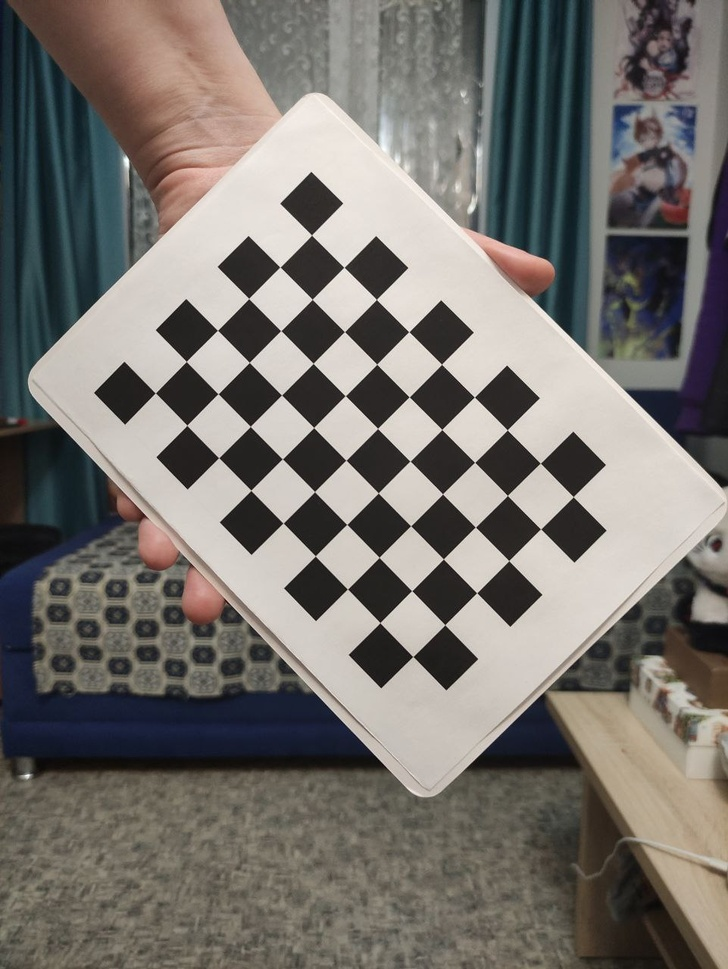
#> input picture photo1/photo_21_2025-03-31_12-48-40.jpg, 728 x 969 px, shrunk from 961 x 1280 before the run
$ python draws.py
#> lines starting #> are read from the running program, lines starting #| are printed output that depends on the picture; after the words box and inside, x2 and y2 are one past the last pixel; in counts of white or black regions, pixels touching at a corner belong together
import cv2  # Import the OpenCV library to enable computer vision
import numpy as np  # Import the NumPy scientific computing library

# Author: Addison Sears-Collins
# https://automaticaddison.com
# Description: Detect corners on a chessboard

filename = "./photo1/photo_21_2025-03-31_12-48-40.jpg"

# Chessboard dimensions
number_of_squares_X = 10  # Number of chessboard squares along the x-axis
number_of_squares_Y = 7  # Number of chessboard squares along the y-axis
nX = number_of_squares_X - 1  # Number of interior corners along x-axis
nY = number_of_squares_Y - 1  # Number of interior corners along y-axis


def main():
    # Load an image
    image = cv2.imread(filename)
#> image is the input picture: shape (969, 728, 3); mean B, G, R 109.3, 114.1, 117.9

    # Convert the image to grayscale
    gray = cv2.cvtColor(image, cv2.COLOR_BGR2GRAY)
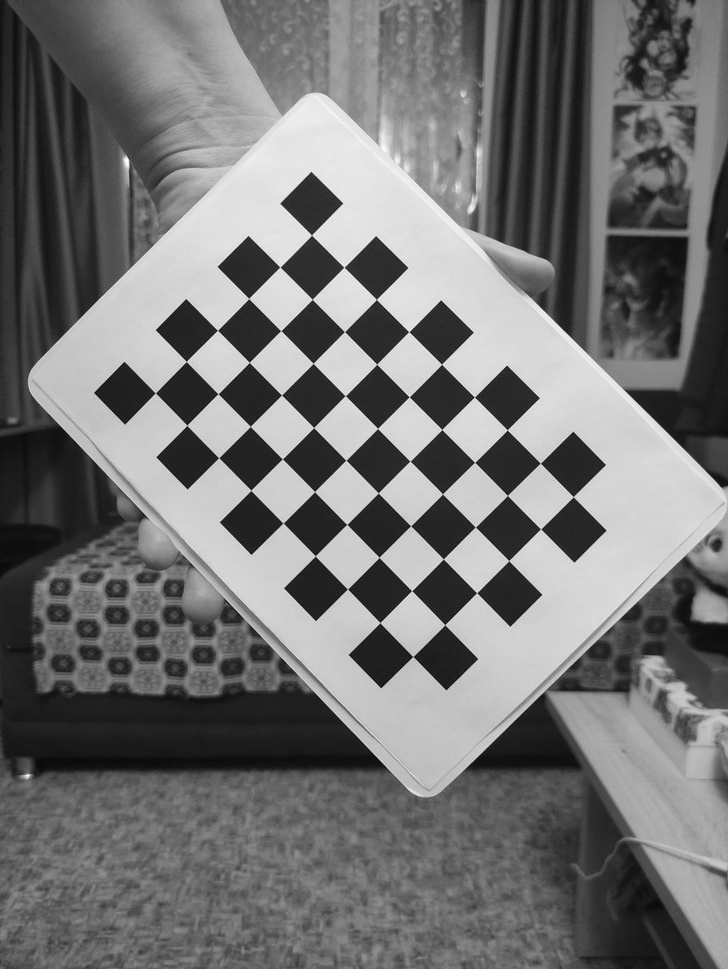
#> gray: shape (969, 728); min 2, max 255, mean 114.6

    # Find the corners on the chessboard
    success, corners = cv2.findChessboardCorners(gray, (nY, nX), None)
#> success = True; corners = 54 rows, first 8: [155.4, 392.9], [186.3, 361.4], [217.5, 330.3], [248.7, 298.5], [280, 267], [311.5, 235], [186.8, 425.3], [218.1, 393.7]

    # If the corners are found by the algorithm, draw them
    if success == True:
        # Draw the corners
        cv2.drawChessboardCorners(image, (nY, nX), corners, success)
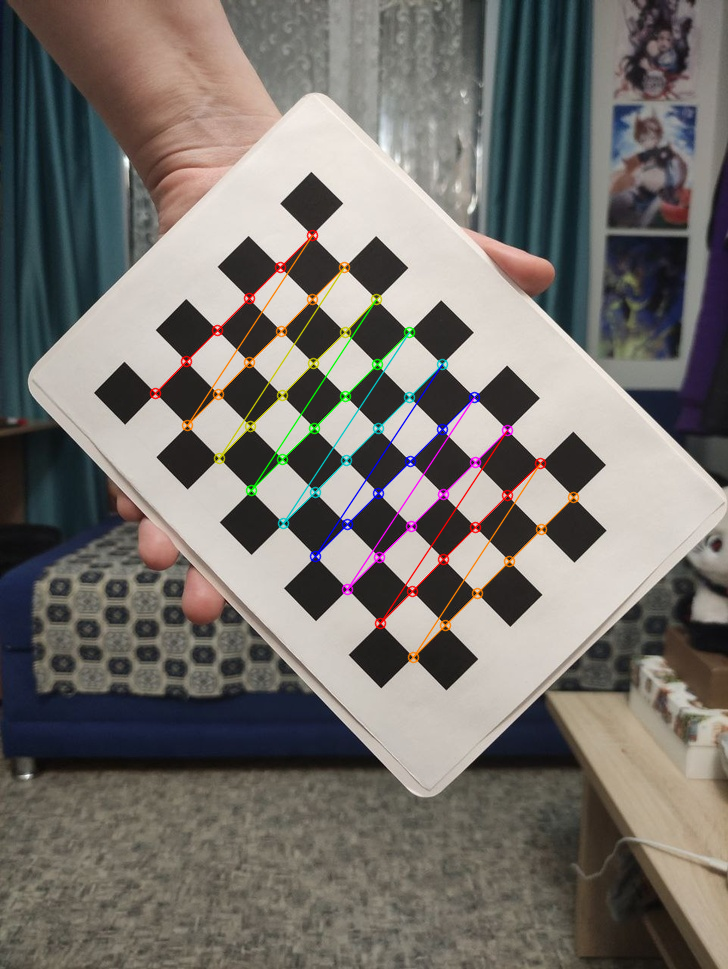
#> image: shape (969, 728, 3); 1.93% of pixels changed, all inside (x1, y1, x2, y2) = (149, 229, 580, 664)

        # Create the output file name by removing the '.jpg' part
        size = len(filename)
        new_filename = filename[:size - 4]
        new_filename = new_filename + '_drawn_corners.jpg'

        # Save the new image in the working directory
        cv2.imwrite(new_filename, image)

        # Display the image
        cv2.imshow("Image", image)

        # Display the window until any key is pressed
        cv2.waitKey(0)

        # Close all windows
        cv2.destroyAllWindows()


main()

$ run again, with photo1/photo_10_2025-03-31_12-48-40.jpg copied over photo1/photo_21_2025-03-31_12-48-40.jpg
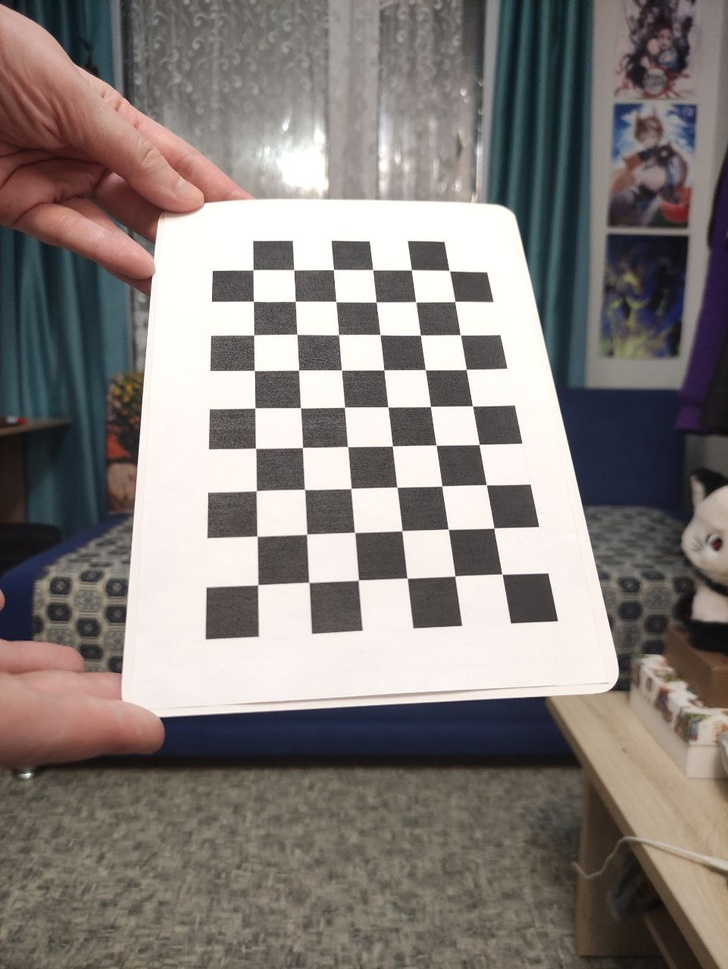
#> input picture photo1/photo_10_2025-03-31_12-48-40.jpg, 728 x 969 px, shrunk from 961 x 1280 before the run
#> in main, image is the input picture: shape (969, 728, 3); mean B, G, R 122.1, 125.6, 132.3
#> in main, `gray = cv2.cvtColor(image, cv2.COLOR_BGR2GRAY)`:
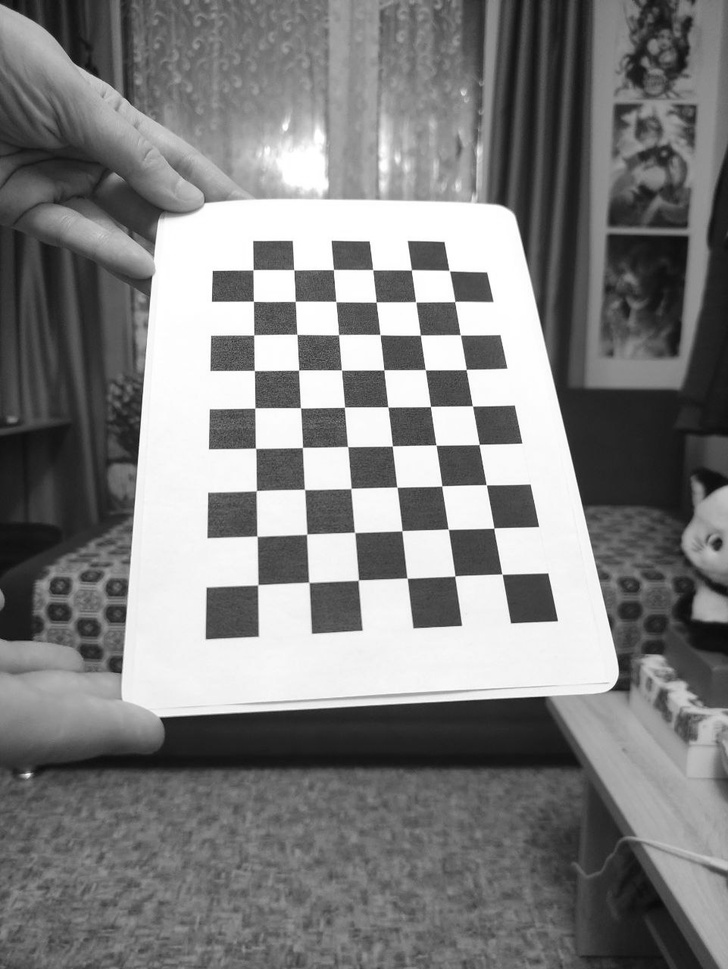
#> gray: shape (969, 728); min 9, max 255, mean 127.2
#> success = True; corners = 54 rows, first 8: [502.2, 574], [455, 576], [407, 578], [358.6, 579.7], [308.8, 582.3], [257.8, 584.7], [493.8, 528.2], [448.2, 529.2]
#> in main, `cv2.drawChessboardCorners(image, (nY, nX), corners, success)`:
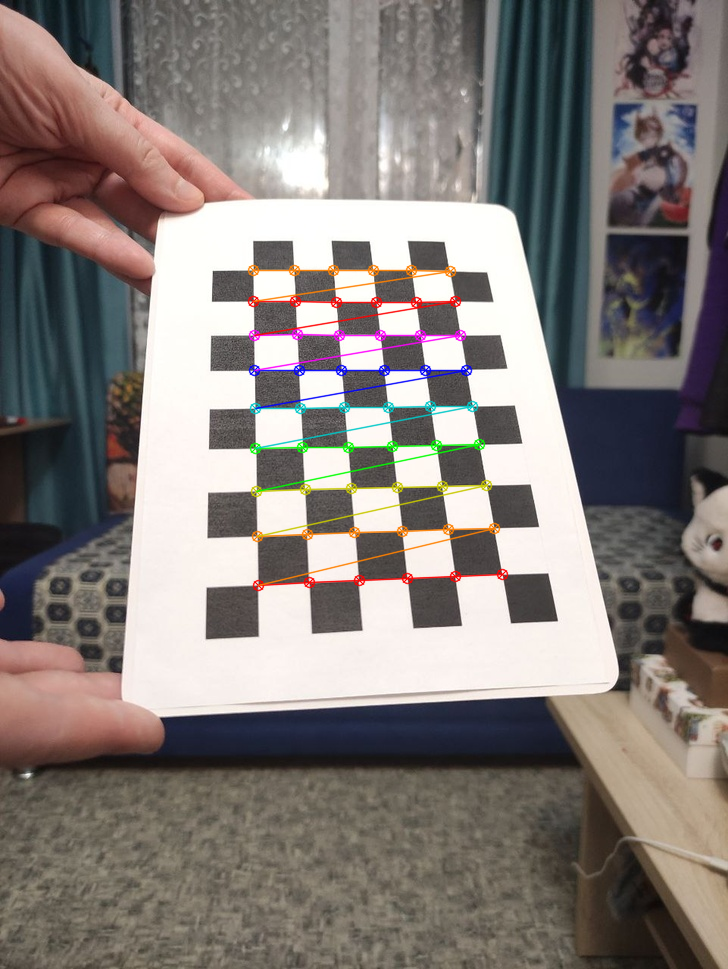
#> image: shape (969, 728, 3); 2.18% of pixels changed, all inside (x1, y1, x2, y2) = (247, 264, 509, 592)

$ run again, with photo1/photo_11_2025-03-31_12-48-40.jpg copied over photo1/photo_21_2025-03-31_12-48-40.jpg
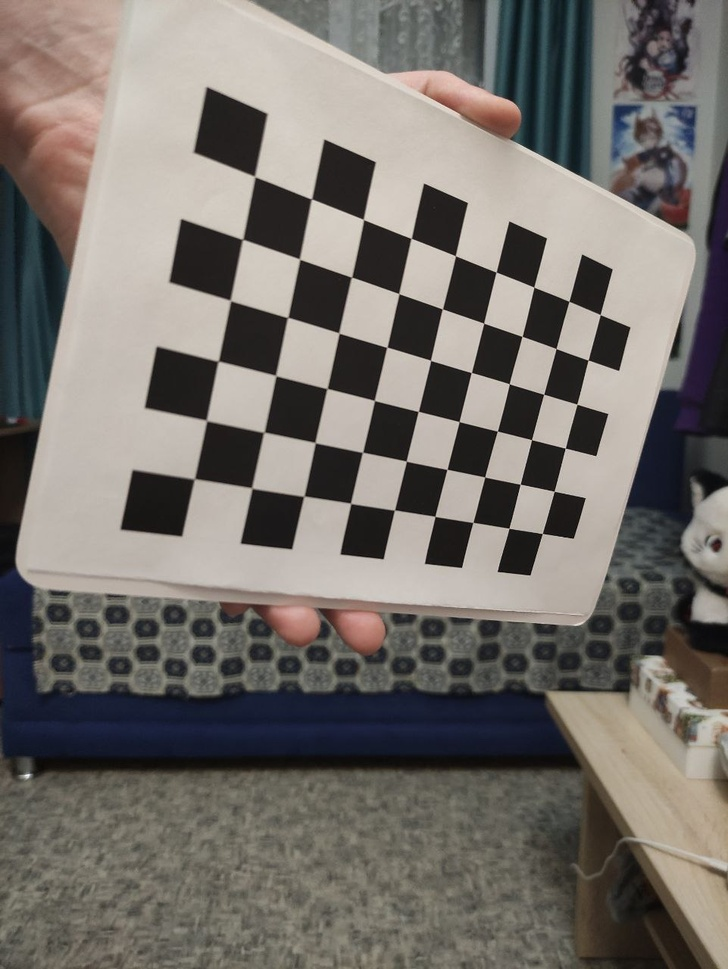
#> input picture photo1/photo_11_2025-03-31_12-48-40.jpg, 728 x 969 px, shrunk from 961 x 1280 before the run
#> in main, image is the input picture: shape (969, 728, 3); mean B, G, R 107.1, 112.2, 117
#> in main, `gray = cv2.cvtColor(image, cv2.COLOR_BGR2GRAY)`:
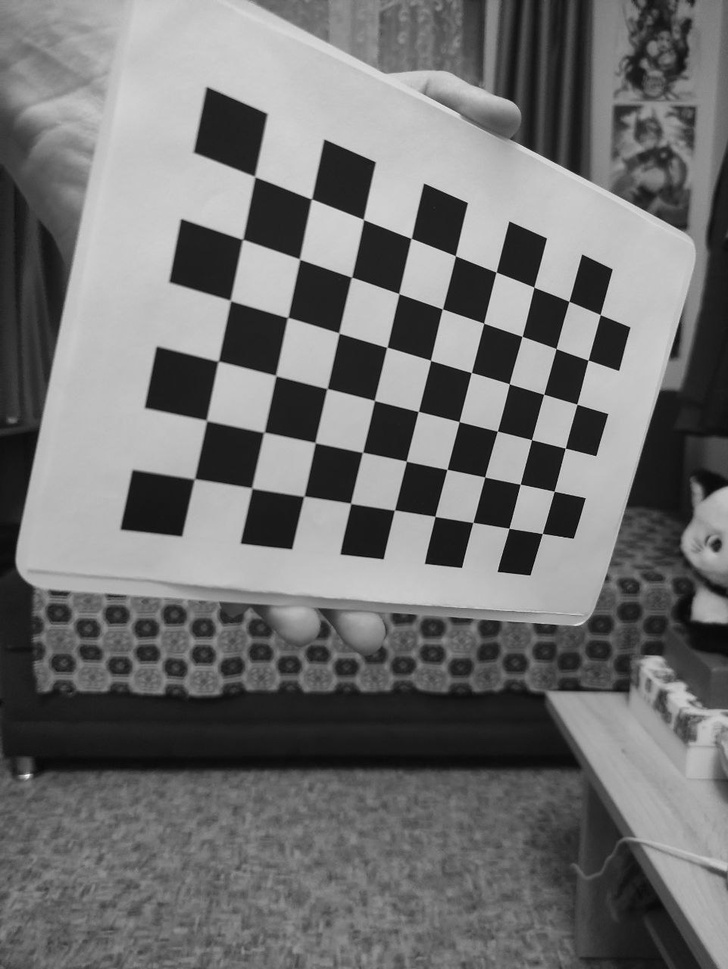
#> gray: shape (969, 728); min 1, max 249, mean 113.1
#> success = True; corners = 54 rows, first 8: [194.7, 478.5], [206.5, 420.6], [218.2, 361.1], [230.5, 300.5], [242.5, 239.5], [254.7, 176.5], [251.9, 488], [264.3, 432]
#> in main, `cv2.drawChessboardCorners(image, (nY, nX), corners, success)`:
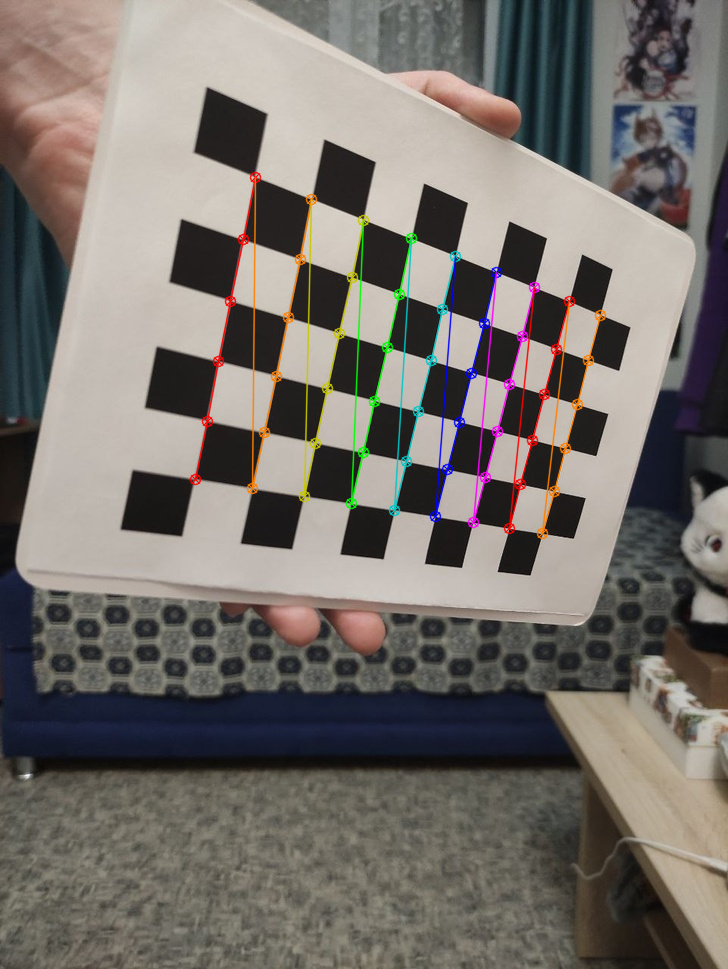
#> image: shape (969, 728, 3); 2.51% of pixels changed, all inside (x1, y1, x2, y2) = (189, 171, 607, 540)

$ run again, with photo1/photo_12_2025-03-31_12-48-40.jpg copied over photo1/photo_21_2025-03-31_12-48-40.jpg
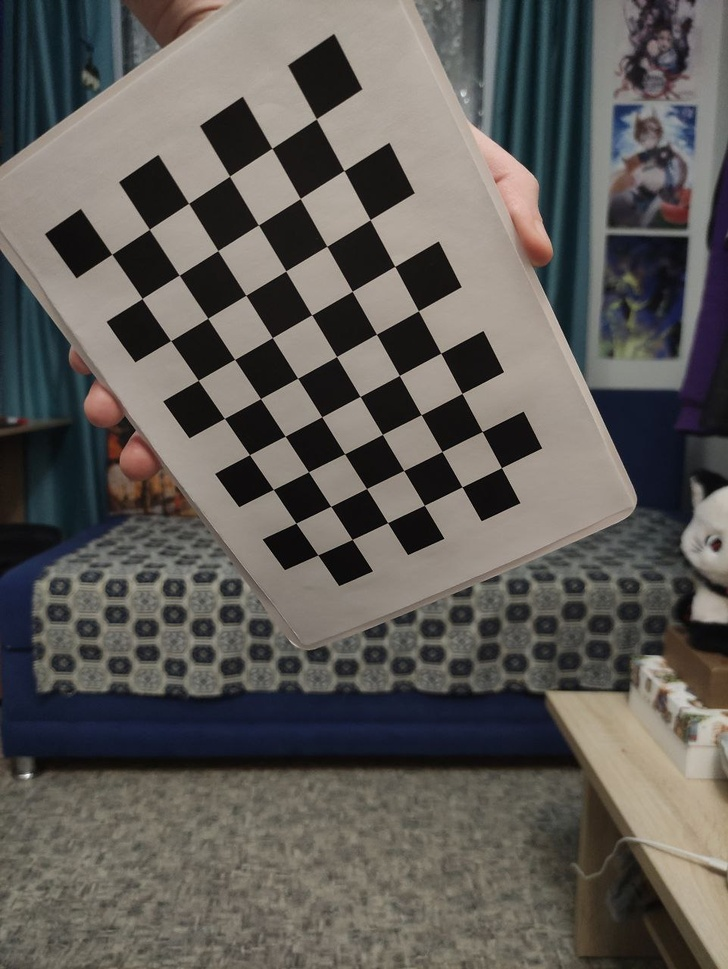
#> input picture photo1/photo_12_2025-03-31_12-48-40.jpg, 728 x 969 px, shrunk from 961 x 1280 before the run
#> in main, image is the input picture: shape (969, 728, 3); mean B, G, R 87.3, 91.6, 94.8
#> in main, `gray = cv2.cvtColor(image, cv2.COLOR_BGR2GRAY)`:
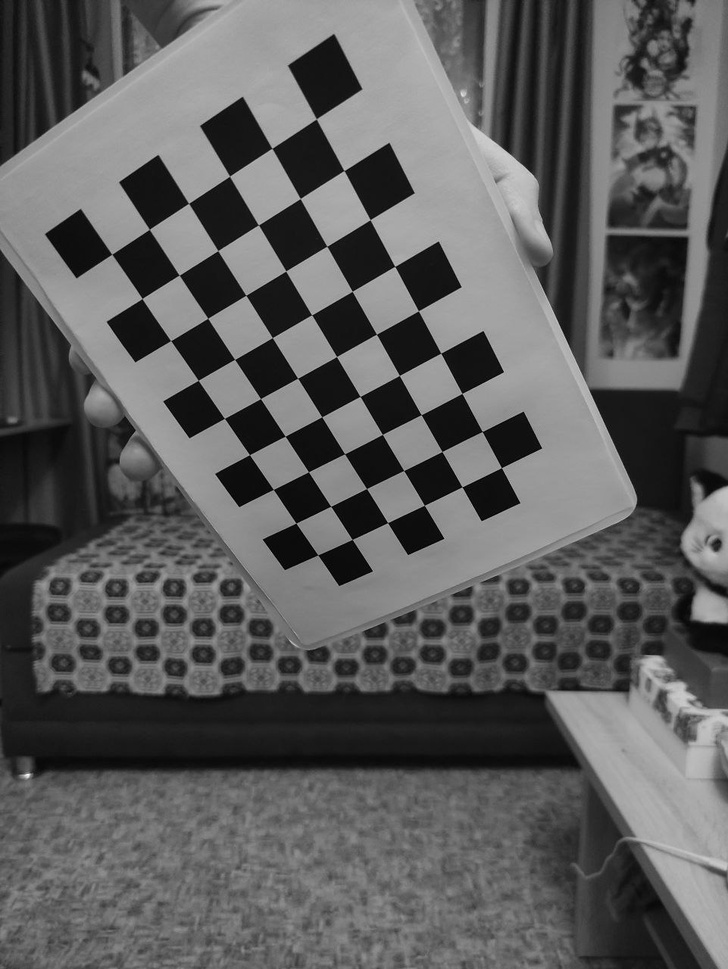
#> gray: shape (969, 728); min 0, max 252, mean 92.1
#> success = True; corners = 54 rows, first 8: [111.8, 254.2], [149.3, 229.4], [188.6, 203.4], [229.6, 176.1], [272, 148.4], [316.4, 118.9], [142.1, 298.5], [179.3, 275.2]
#> in main, `cv2.drawChessboardCorners(image, (nY, nX), corners, success)`:
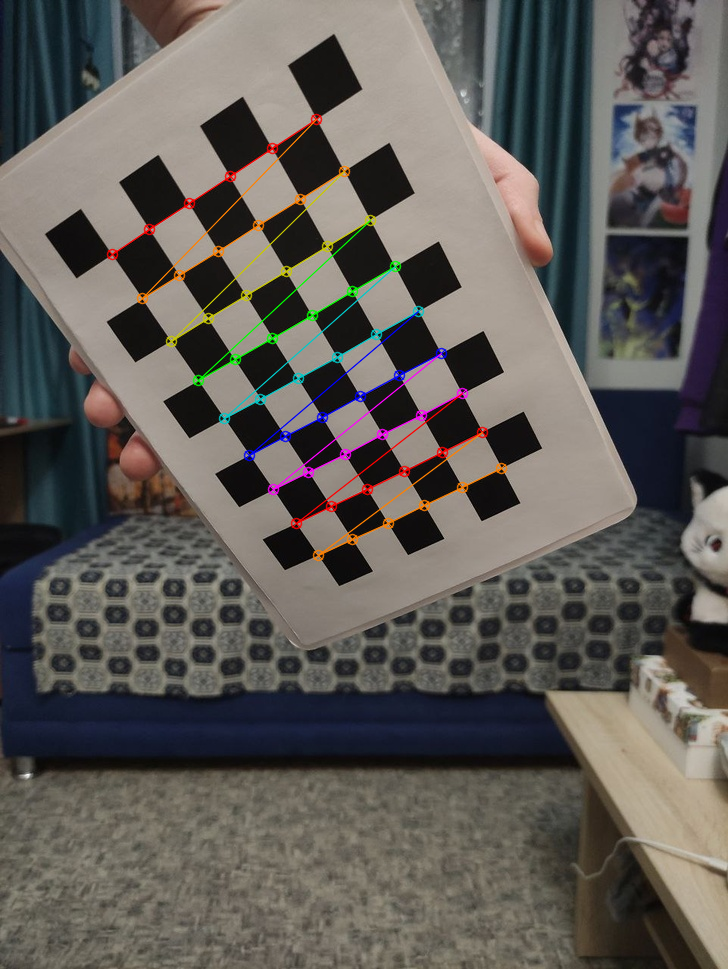
#> image: shape (969, 728, 3); 1.97% of pixels changed, all inside (x1, y1, x2, y2) = (106, 113, 508, 562)
